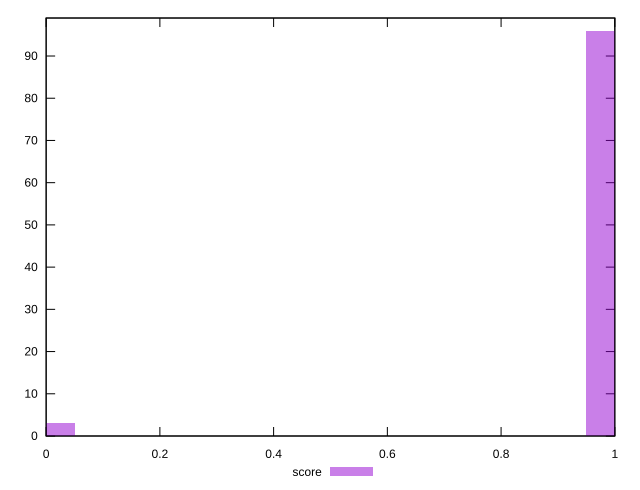

This chart was generated by the following gnuplot code:
reset

$score <<EOF
0 3
1 96
EOF

set key outside below
set boxwidth 0.1
set xrange [0:1]
set yrange [0:99]
set trange [0:99]
set style fill transparent solid 0.5 noborder
set terminal svg size 640, 490 enhanced background rgb 'white'
set output "report/report_00029_2021-02-24T13-36-40.390Z/server-response-time/samples/card/score/histogram.svg"

plot $score title "score" with boxes

reset
